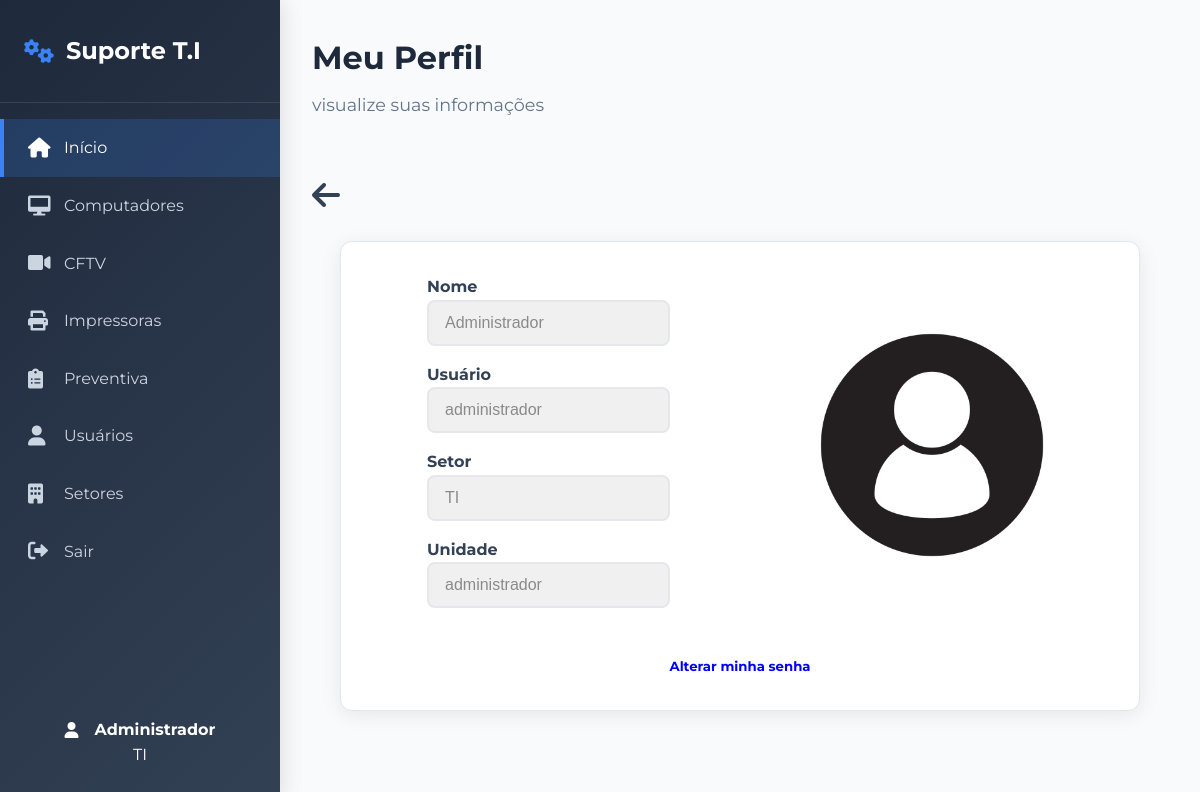
Screenshot of /view/perfil.php (signed in) with the database file from the repository.
### tables this page shows
CREATE TABLE usuarios (
	id INT AUTO_INCREMENT,
	PRIMARY KEY (id),
	nome VARCHAR(50) NOT NULL,
    usuario VARCHAR(20) NOT NULL,
	senha VARCHAR(100) NOT NULL,
	setor VARCHAR(70) NOT NULL,
    privilegio VARCHAR(20) NOT null,
    unidade VARCHAR(20) NOT NULL
);

### db/db.php (called while the page is built, shortened)
<?php
class Database {
    private $host = "localhost";
    private $database = "informatica";
    private $user = "root";
    private $port = "3306";
    private $pass = "";
    private $pdo;
    private function connect() {
        try {
            $this->pdo = new PDO(
                "mysql:host={$this->host};port={$this->port};dbname={$this->database};charset=utf8",
                $this->user,
                $this->pass
            );
            $this->pdo->setAttribute(PDO::ATTR_ERRMODE, PDO::ERRMODE_EXCEPTION);
        } catch (PDOException $e) {
            die("Erro de conexão: " . $e->getMessage());
        }
    }
    public function getConnection() {
        return $this->pdo;
    }
}

### models/usuarios.php (called while the page is built, shortened)
<?php
require_once __DIR__ . '/../db/db.php';
class UsuarioModel{
    private $db;
    public function __construct()
    {
        $database = new Database();
        $this->db = $database->getConnection();
    }
    public function validar($usuario)
    {
        try
        {
            $sql = 'SELECT *
                FROM usuarios
                WHERE usuario = :usuario
                LIMIT 1';
            $stmt = $this->db->prepare($sql);
            $stmt->execute([':usuario' => $usuario]);
            return $stmt->fetch(PDO::FETCH_ASSOC);
        }
        catch (PDOException $e)
        {
            error_log("Erro ao validar o usuario: " . $e->getMessage());
            return false;
        }
    }
};

### view/perfil.php (the view, shortened to what this page needs)
<?php
include_once "../models/usuarios.php";
include_once "../public/components/header/header.php";
include_once "../public/components/navbar/navbar.php";
include_once "../public/components/voltar.php";
?>
<?php
$modelUsuario = new UsuarioModel();
$usuario = $modelUsuario->validar($_SESSION['usuario']);
$url = $_GET['url'] ?? '';
$id = $_SESSION['id'];
?>
<body>
    <div class="app-container">
        <?= navbar('menu') ?>
        <main class="main-content">
            <?php if ($url === 'alterarsenha'): ?>
            <div class="page-header">
                <div class="page-bem-vindo">
                    <h1>Alterar minha senha</h1>
                    <p>altere sua senha, prometemos mantê-la em sigilo...</p>
                </div>
            </div>
            <div class="voltar">
                <?= voltar('perfil.php') ?>
            </div>
            <div class="controleForm" style="margin: 0px;">
                <div class="form-container">
                    <form action="../controllers/UsuariosController.php" method="POST" id="formularioUsuarios" class="equipment-form">
                        <?= formGridSenha($id) ?>
                        <?= formActionsAlterarSenha() ?>
                    </form>
                </div>
            </div>
            <?php else: ?>
            <div class="page-header">
                <div class="page-bem-vindo">
                    <h1>Meu Perfil</h1>
                    <p>visualize suas informações</p>
                </div>
            </div>
            <div class="voltar">
                <?=  voltar( '../index.php') ?>
            </div>
            <div class="page-perfil">
                <div class="fundo-container fundo-perfil">
                    <div class="container-perfil">
                        <div class="perfil-informacao">
                            <h4>Nome</h4>
                            <input type="text" value="<?= $usuario['nome'] ?>" readonly>
                            <h4>Usuário</h4>
                            <input type="text" value="<?= $usuario['usuario'] ?>" readonly>
                            <h4>Setor</h4>
                            <input type="text" value="<?= $usuario['setor'] ?>" readonly>
                            <h4>Unidade</h4>
                            <input type="text" value="<?= $usuario['unidade'] ?>" readonly>
                        </div>
                        <div class="perfil-imagem">
                            <img src="../public/images/icon.jpg" alt="imagemUsuario">
                        </div>
                    </div>
                    <div class="container-perfil-senha">
                        <a href="perfil.php?url=alterarsenha">
                            <h5>Alterar minha senha</h5>
                        </a>
                    </div>
                </div>
            </div>
            <?php endif ?>
        </main>
    </div>
</body>
</html>

### public/components/header/header.php (shortened to what this page needs)
<!DOCTYPE html>
<html lang="pt-BR">
<head>
    <link rel="stylesheet" href="../public/styles/styles.css">
    <link href="https://cdnjs.cloudflare.com/ajax/libs/font-awesome/6.0.0/css/all.min.css" rel="stylesheet">
    <link rel="stylesheet" href="https://cdn.jsdelivr.net/npm/sweetalert2@11/dist/sweetalert2.min.css">
</head>

### public/components/navbar/navbar.php (shortened to what this page needs)
<?php
function navbar($active) {
    $html = '
    <nav class="sidebar">
        <div class="sidebar-header">
            <h2><i class="fas fa-cogs"></i> Suporte T.I</h2>
        </div>
            <ul class="sidebar-menu">
                <li>
                    <a href="index.php" class="menu-item ' . ($active === 'menu' ? 'active' : '') . '">
                        <i class="fas fa-house"></i>
                        <span>Início</span>
                    </a>
                </li>';
    $isAdmin = ($_SESSION["privilegio"] === "administrador");
    if ($isAdmin) {
        $html .= '
                <li>
                    <a href="computadores.php" class="menu-item ' . ($active === 'computadores' ? 'active' : '') . '">
                        <i class="fas fa-desktop"></i>
                        <span>Computadores</span>
                    </a>
                </li>
                <li>
                    <a href="cameras.php" class="menu-item ' . ($active === 'cameras' ? 'active' : '') . '">
                        <i class="fas fa-video"></i>
                        <span>CFTV</span>
                    </a>
                </li>
                <li>
                    <a href="impressoras.php" class="menu-item ' . ($active === 'impressoras' ? 'active' : '') . '">
                        <i class="fas fa-print"></i>
                        <span>Impressoras</span>
                    </a>
                </li>
                <li>
                    <a href="preventiva.php" class="menu-item ' . ($active === 'preventiva' ? 'active' : '') . '">
                        <i class="fas fa-clipboard-list"></i>
                        <span>Preventiva</span>
                    </a>
                </li>
                <li>
                    <a href="usuarios.php" class="menu-item ' . ($active === 'usuarios' ? 'active' : '') . '">
                        <i class="fas fa-user"></i>
                        <span>Usuários</span>
                    </a>
                </li>
                <li>
                    <a href="setores.php" class="menu-item ' . ($active === 'setores' ? 'active' : '') . '">
                        <i class="fas fa-building"></i>
                        <span>Setores</span>
                    </a>
                </li>
            ';
    }
    $html .= '
                <li>
                    <a href="../controllers/EntrarController.php" class="menu-item" onclick="confirmarSaida(event)">
                        <i class="fas fa-sign-out-alt"></i>
                        <span>Sair</span>
                    </a>
                </li>
            </ul>
            <div class="sidebar-voltar">
                <button type="button" class="menu-voltar">
                    <i class="fas fa-solid fa-arrow-left fa-2xl"></i>
                </button>
            </div>
            <div class="sidebar-footer">
                <div class="sidebar-footer-controle">
                    <div class="sidebar-user">
                        <i class="fas fa-user"></i>
                        <h4>'. htmlspecialchars($_SESSION['nome']) .'</h4>
                    </div>
                    <div class="sidebar-setor">
                        <p>'. htmlspecialchars($_SESSION['setor']) .'</p>
                    </div>
                </div>
            </div>
    </nav>';
    return $html;
}

### public/components/voltar.php
<?php
function voltar($caminho){
    return
    '
    <a href="'.$caminho.'">
        <i class="fa-solid fas fa-arrow-left fa-2xl"></i>
    </a>
    ';
}

### public/styles/styles.css (style rules this page uses)
* { margin: 0; padding: 0; box-sizing: border-box; }
body { font-family: montserrat; background-color: #f8fafc; color: #334155; line-height: 1.6; }

### public/styles/components/navbar.css (style rules this page uses)
.sidebar { display: flex; flex-direction: column; justify-content: space-between; width: 280px; background: linear-gradient(135deg, #1e293b 0%, #334155 100%); color: white; position: fixed; height: 100vh; left: 0; top: 0; z-index: 1000; box-shadow: 4px 0 20px rgba(0, 0, 0, 0.1); }
.sidebar-header { padding: 2rem 1.5rem; border-bottom: 1px solid rgba(255, 255, 255, 0.1); }
.sidebar-header h2 { font-size: 1.5rem; font-weight: 700; display: flex; align-items: center; gap: 0.75rem; }
.sidebar-header i { color: #3b82f6; }
.sidebar-menu { list-style: none; padding: 1rem 0; flex: 1; }
.sidebar-user { display: flex; align-items: center; text-align: center; gap: 1rem; }
.sidebar-setor { display: flex; }
.sidebar-footer { display: flex; justify-content: center; align-items: center; padding: 2rem; }
.sidebar-footer-controle { display: flex; flex-direction: column; align-items: center; }
.menu-item { display: flex; align-items: center; gap: 1rem; padding: 1rem 1.5rem; color: #cbd5e1; text-decoration: none; transition: all 0.3s ease; border-left: 4px solid transparent; }
.menu-item.active { background-color: rgba(59, 130, 246, 0.2); color: white; border-left-color: #3b82f6; }
.menu-item i { font-size: 1.25rem; width: 20px; }

### public/styles/components/fundo.css (style rules this page uses)
.fundo-container { opacity: 0; background: white; border-radius: 12px; padding: 2rem; box-shadow: 0 4px 20px rgba(0, 0, 0, 0.08); border: 1px solid #e2e8f0; transform: translateY(-10px); transition: opacity 0.4s ease, transform 0.4s ease; }
.fundo-container.show { opacity: 1; transform: translateY(0); }

### public/styles/components/meuPerfil.css (style rules this page uses)
.page-perfil { display: flex; justify-content: center; }
.container-perfil { display: grid; place-items: center; grid-template-columns: repeat(2, 1fr); gap: 2rem; }
.perfil-informacao input { margin-bottom: 1rem; background-color: #F0F0F0; color: #8A8A8A; }
.perfil-imagem { width: auto; height: auto; }
.perfil-imagem img { width: 300px; height: 300px; }
.container-perfil-senha { display: flex; margin-top: 2rem; justify-content: center; }
.container-perfil-senha a { color: #0000FF; }
.fundo-perfil { width: 50rem; }

### public/styles/geral/paginacao.css (style rules this page uses)
.app-container { display: flex; min-height: 100vh; }
.main-content { flex: 1; margin-left: 280px; padding: 2rem; }
.page-header { display: flex; justify-content: space-between; opacity: 0; transform: translateY(-10px); transition: opacity 0.4s ease, transform 0.4s ease; }
.page-header.show { margin-bottom: 2rem; opacity: 1; transform: translateY(0); }
.page-header h1 { font-size: 2rem; font-weight: 700; color: #1e293b; margin-bottom: 0.5rem; }
.page-header p { color: #64748b; font-size: 1.1rem; }

### public/styles/geral/input.css (style rules this page uses)
input, select { padding: 0.75rem 1rem; border: 2px solid #e5e7eb; border-radius: 8px; font-size: 1rem; transition: all 0.3s ease; background-color: white; }

### public/styles/geral/link.css (style rules this page uses)
a { text-decoration: none; color: currentColor; }

### public/styles/geral/responsividade.css (style rules this page uses)
@media (max-width: 1920px) { .page-header { margin-bottom: 0rem; } }

### rows the page displays
usuarios: nome "Administrador", usuario "administrador", setor "TI", unidade "administrador"

### other values shown
$_SESSION['nome'] "Administrador"
$_SESSION['setor'] "TI"
